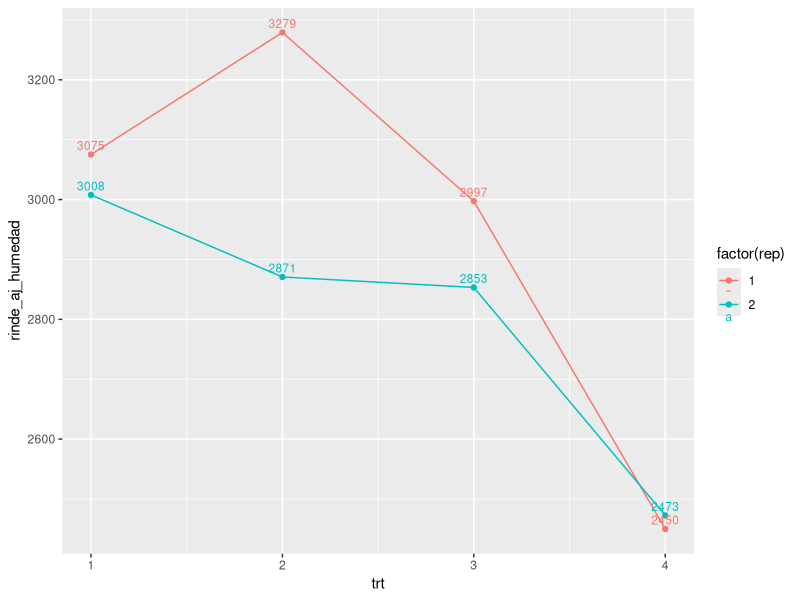
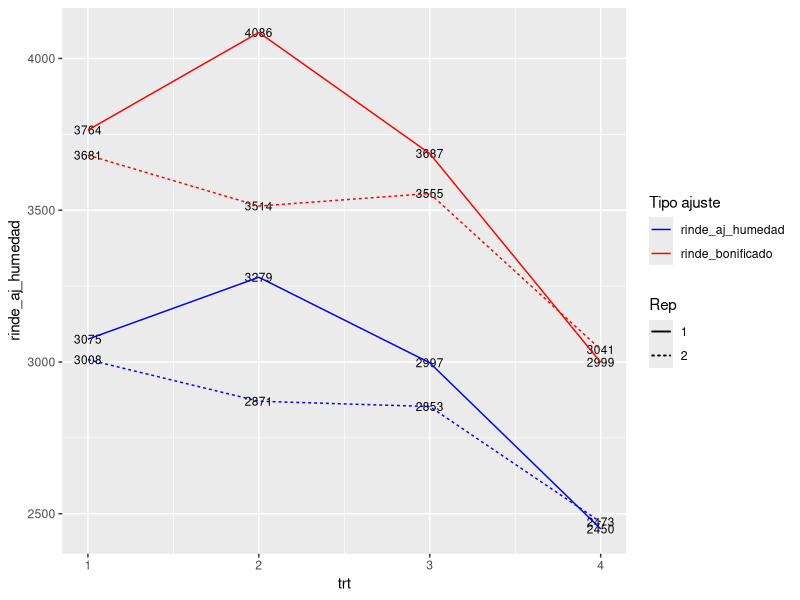

Source code (R) for these figures, in order:

# Cada cultivo de grano tiene su humedad standard de recibo, por ej. el girasol se recibe a 11% de humedad.
# Ademas, el girasol puede obtener bonificaciones por el contenido de aceite de los granos, 
# esto es: para valores superiores a 42% se bonifica a razón de 2% mas de rendimiento por cada punto %.
# Al presentar resultados de ensayos de girasol es común ver el rendimiento ajustado a 11% y sobre este, 
# se aplica la bonificación correspondiente según % de aceite. 
# Al tratarse de un cálculo de rutina, nos conviene tener a mano funciones que nos faciliten los cálculos en algun script.
# Veamos como hariamos esas funciones
# (Siempre es bueno verificar en un Hoja de cálculo de excel como este link)
# https://docs.google.com/spreadsheets/d/1WqLNuOCriRdXaND7xF3OZL939WaaJl_Iy-kzc6jmoOo/edit?usp=sharing


library(tidyverse)
dat <- tibble::tribble(
  ~trt, ~rep, ~rinde_cosecha, ~humedad_a_cosecha, ~aceite_porc,
  1,    1,           3011,                9.1,         53.2,
  2,    1,           3200,                8.8,         54.3,
  3,    1,           3004,               11.2,         53.5,
  4,    1,           2450,                 11,         53.2,
  2,    2,           2900,               11.9,         53.2,
  3,    2,           2850,               10.9,         54.3,
  4,    2,           2467,               10.8,         53.5,
  1,    2,           3001,               10.8,         53.2
)


ajustar_por_humedad <- function(rinde_cosecha, humedad_a_cosecha, hum_recibo){
  agua = rinde_cosecha*humedad_a_cosecha/100
  rinde_seco = rinde_cosecha - agua 
  rinde_aj_comercial = rinde_seco/(1-hum_recibo/100)
  print(rinde_aj_comercial)
}

dat %>% 
  mutate(rinde_aj_humedad = ajustar_por_humedad(rinde_cosecha, humedad_a_cosecha, hum_recibo=11))

ajustar_por_aceite <- function(rinde_aj_humedad, aceite_porcen){
  bonificacion = 1+((aceite_porcen-42)*2)/100
  rinde_bonificado = rinde_aj_humedad * bonificacion
  print(rinde_bonificado)
}

dat <- dat %>% 
  mutate(rinde_aj_humedad = ajustar_por_humedad(rinde_cosecha, humedad_a_cosecha, hum_recibo=11),
         rinde_bonificado = ajustar_por_aceite(rinde_aj_humedad, aceite_porc))
dat %>%
 ggplot() + 
  aes(x =trt, y = rinde_aj_humedad, group=factor(rep), col=factor(rep)) + 
  geom_point() + 
  geom_line() + 
  stat_summary(fun=mean, aes(label=round(after_stat(y))), geom="text", size=3, vjust=-.5) 

dat %>%
  ggplot() + 
  aes(x=trt, group=factor(rep), linetype=factor(rep)) + 
  stat_summary(fun=mean, aes(y = rinde_aj_humedad, label=round(after_stat(y))), geom="text", size=3) + 
  stat_summary(fun=mean, aes(y = rinde_aj_humedad, color="rinde_aj_humedad"), geom="line") + 
  stat_summary(fun=mean, aes(y = rinde_bonificado, label=round(after_stat(y))), geom="text", size=3)  + 
  stat_summary(fun=mean, aes(y = rinde_bonificado, color="rinde_bonificado"), geom="line") +
  scale_color_manual(name='Tipo ajuste',
                     breaks=c("rinde_aj_humedad", "rinde_bonificado"),
                     values=c('rinde_aj_humedad'='blue', 'rinde_bonificado'='red')) + 
  labs(linetype="Rep")
